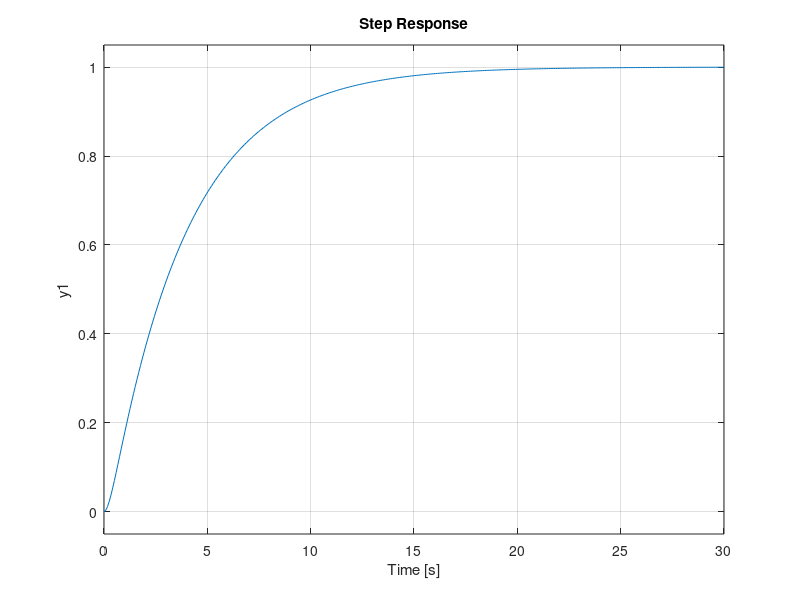

The MATLAB source for this figure: (Note: this script raises an error after producing the figure.)
clear
clf
figure(1)
subplot(1,2,1)
hold on
aVals = [1 2 4 8];
Legend = cell(length(aVals), 1);
StepInfo = cell(length(aVals), 1);
TimeConstants = cell(length(aVals), 1);
i = 1;

for a = aVals
   sys = tf(a, [1 4 a]);
   step(sys)
   StepInfo{i} = stepinfo(sys);
   Legend{i} = strcat(num2str(a), 'V Step');
   [Wn, Z] = damp(sys);
   TimeConstants{i} = 1./(Wn .* Z);
   i = i + 1;
end
hold off
legend(Legend)

subplot(1,2,2)
hold on
for a = aVals
   sys = tf(a, [1 4 a]);
   pzmap(sys)
end
legend(Legend)